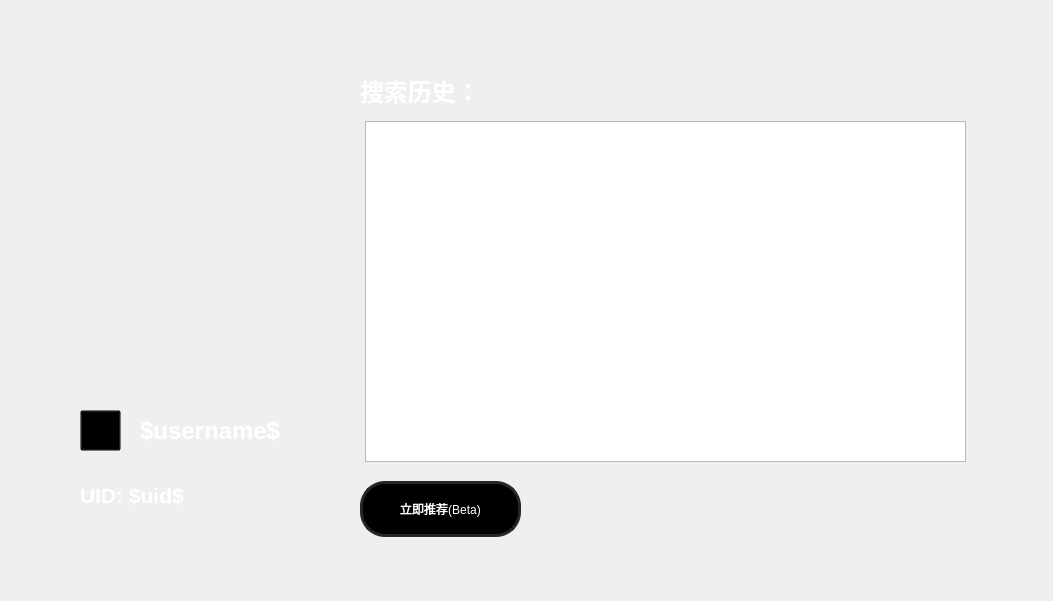
<?xml version="1.0" encoding="UTF-8"?>
<ui version="4.0">
 <class>Profile</class>
 <widget class="QWidget" name="Profile">
  <property name="geometry">
   <rect>
    <x>0</x>
    <y>0</y>
    <width>1053</width>
    <height>601</height>
   </rect>
  </property>
  <property name="minimumSize">
   <size>
    <width>1053</width>
    <height>601</height>
   </size>
  </property>
  <property name="windowTitle">
   <string>Profile</string>
  </property>
  <property name="styleSheet">
   <string notr="true">QWidget#Profile {
	background-image: url(:/images/images/profile.png);
}</string>
  </property>
  <widget class="QLabel" name="username">
   <property name="geometry">
    <rect>
     <x>140</x>
     <y>410</y>
     <width>151</width>
     <height>41</height>
    </rect>
   </property>
   <property name="font">
    <font>
     <pointsize>18</pointsize>
     <bold>true</bold>
    </font>
   </property>
   <property name="styleSheet">
    <string notr="true">QLabel {
	color: white;

}</string>
   </property>
   <property name="text">
    <string>$username$</string>
   </property>
  </widget>
  <widget class="QLabel" name="uid">
   <property name="geometry">
    <rect>
     <x>80</x>
     <y>480</y>
     <width>211</width>
     <height>31</height>
    </rect>
   </property>
   <property name="font">
    <font>
     <pointsize>16</pointsize>
     <bold>true</bold>
    </font>
   </property>
   <property name="styleSheet">
    <string notr="true">QLabel {
	color: white;

}</string>
   </property>
   <property name="text">
    <string>UID: $uid$</string>
   </property>
  </widget>
  <widget class="QLabel" name="username_3">
   <property name="geometry">
    <rect>
     <x>360</x>
     <y>70</y>
     <width>151</width>
     <height>41</height>
    </rect>
   </property>
   <property name="font">
    <font>
     <pointsize>18</pointsize>
     <bold>true</bold>
    </font>
   </property>
   <property name="styleSheet">
    <string notr="true">QLabel {
	color: white;

}</string>
   </property>
   <property name="text">
    <string>搜索历史：</string>
   </property>
  </widget>
  <widget class="QPushButton" name="changeAvatar">
   <property name="geometry">
    <rect>
     <x>80</x>
     <y>410</y>
     <width>41</width>
     <height>41</height>
    </rect>
   </property>
   <property name="styleSheet">
    <string notr="true">QPushButton {
	background: transparent
}</string>
   </property>
   <property name="text">
    <string/>
   </property>
  </widget>
  <widget class="QTableWidget" name="tableWidget">
   <property name="geometry">
    <rect>
     <x>365</x>
     <y>121</y>
     <width>601</width>
     <height>341</height>
    </rect>
   </property>
  </widget>
  <widget class="QWidget" name="verticalLayoutWidget">
   <property name="geometry">
    <rect>
     <x>360</x>
     <y>480</y>
     <width>161</width>
     <height>58</height>
    </rect>
   </property>
   <layout class="QVBoxLayout" name="verticalLayout">
    <item>
     <widget class="QPushButton" name="RecomImmediatelyBtn">
      <property name="styleSheet">
       <string notr="true">QPushButton {
    background-color: rgb(0, 0, 0);
    color: white;
    border: 3px solid #262626;
    height: 50px;
    /*width: 500px;*/
    border-radius: 25px;
}
QPushButton:pressed {
    background-color: #a6c100;
    color: black;
    border: 5px solid #a6c100;
}</string>
      </property>
      <property name="text">
       <string>立即推荐(Beta)</string>
      </property>
     </widget>
    </item>
   </layout>
  </widget>
 </widget>
 <resources>
  <include location="../assets/resources.qrc"/>
 </resources>
 <connections/>
</ui>
